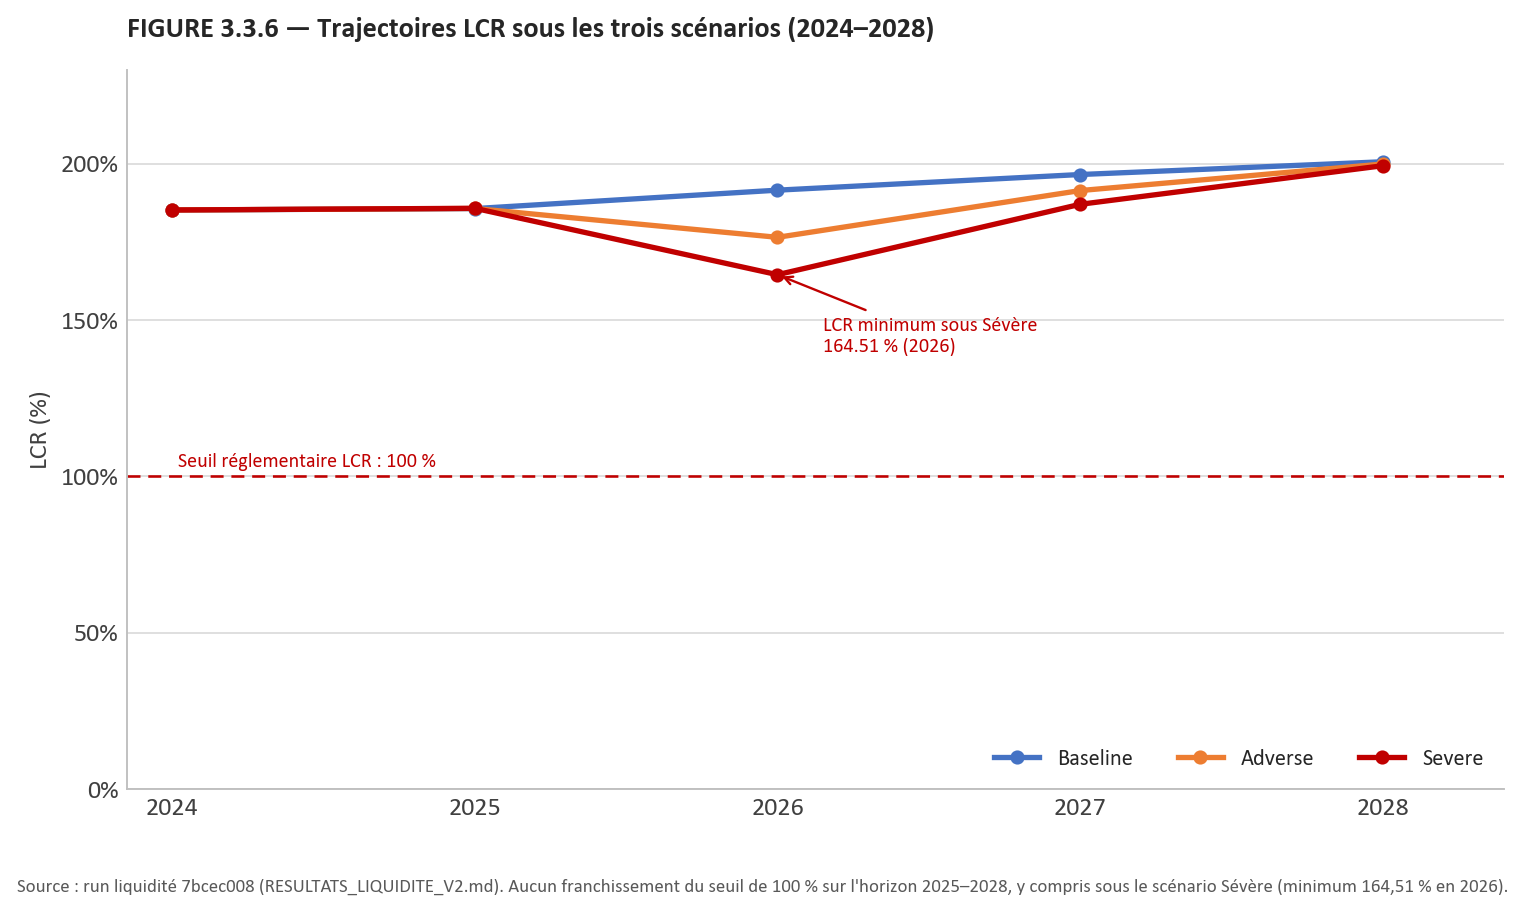

The Python source for this figure:
"""FIGURE 3.3.6 - Trajectoires LCR sous les trois scenarios (2024-2028).
Source: RESULTATS_LIQUIDITE_V2.md section 7 (run 7bcec008 / d606a1b7)."""
import sys, os
sys.path.insert(0, os.path.dirname(__file__))
from _style import plt, style_axes, BLUE, ORANGE, RED

years = [2024, 2025, 2026, 2027, 2028]
lcr_baseline = [185.20, 185.65, 191.54, 196.54, 200.62]
lcr_adverse = [185.20, 185.68, 176.46, 191.41, 199.90]
lcr_severe = [185.20, 185.74, 164.51, 187.01, 199.35]

fig, ax = plt.subplots(figsize=(9, 5.2))

ax.plot(years, lcr_baseline, color=BLUE, lw=2.25, marker="o", ms=5, label="Baseline")
ax.plot(years, lcr_adverse, color=ORANGE, lw=2.25, marker="o", ms=5, label="Adverse")
ax.plot(years, lcr_severe, color=RED, lw=2.25, marker="o", ms=5, label="Severe")

ax.axhline(100, color=RED, lw=1.1, linestyle=(0, (5, 3)))
ax.text(2024.02, 103, "Seuil réglementaire LCR : 100 %", fontsize=8.5, color=RED)

min_severe = min(lcr_severe)
min_year = years[lcr_severe.index(min_severe)]
ax.annotate(f"LCR minimum sous Sévère\n{min_severe:.2f} % ({min_year})",
            xy=(min_year, min_severe), xytext=(2026.15, 140),
            fontsize=8.5, color=RED,
            arrowprops=dict(arrowstyle="->", color=RED, lw=1.0))

ax.set_xticks(years)
ax.set_xlim(2023.85, 2028.4)
ax.set_ylim(0, 230)
style_axes(ax, pct_left=False)
ax.yaxis.set_major_formatter(lambda v, pos: f"{v:.0f}%")
ax.set_ylabel("LCR (%)")
ax.set_title("FIGURE 3.3.6 — Trajectoires LCR sous les trois scénarios (2024–2028)",
              fontsize=12, fontweight="bold", loc="left", pad=14)
ax.legend(loc="lower right", ncol=3, fontsize=9.5)

fig.text(0.01, -0.02,
         "Source : run liquidité 7bcec008 (RESULTATS_LIQUIDITE_V2.md). Aucun franchissement du seuil de 100 % sur l'horizon 2025–2028, "
         "y compris sous le scénario Sévère (minimum 164,51 % en 2026).",
         fontsize=8, color="#595959")

fig.tight_layout(rect=[0, 0.03, 1, 1])
out = os.path.join(os.path.dirname(__file__), "fig_3_3_6_lcr.png")
fig.savefig(out, dpi=170, bbox_inches="tight")
print("saved", out)
